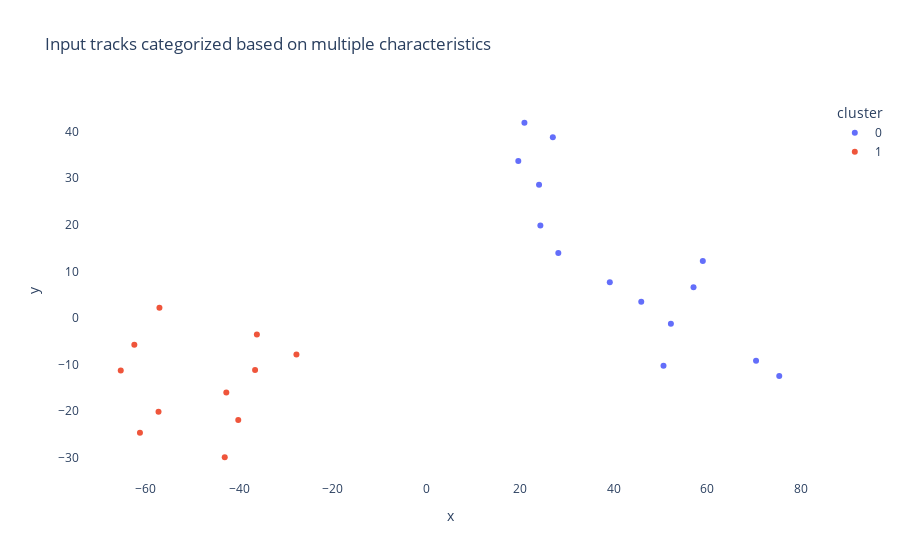

Notebook code cell kept with this figure:
### Code cell
fig = px.scatter(df, x="x", y="y",
                    color="cluster", hover_name="track_name",
                    hover_data=["artist_name", "age", "popularity", "genres"],
                    title="Input tracks categorized based on multiple characteristics",
                )
        
fig.update_layout(
    plot_bgcolor='rgba(0, 0, 0, 0)',
    showlegend=True
)

fig.update_layout(transition_duration=200)

### Figure 1 — Plotly figure (JSON) as saved in the notebook; plotly's stock layout.template omitted (floating-point values rounded to 4 significant figures)
{"data": [{"customdata": [["The Temper Trap", 6, 52, "alternative dance,australian indie,indie pop,indie rock,modern rock,indie poptimism"], ["X Ambassadors", 7, 75, "modern alternative rock,modern rock,pop,pop rock,rock,stomp pop"], ["The Kid LAROI", 1, 88, "australian hip hop,canadian pop,pop,post-teen pop"], ["Lauv", 5, 84, "electropop,pop,post-teen pop"], ["U2", 36, 82, "irish rock,permanent wave,rock"], ["U2", 36, 73, "irish rock,permanent wave,rock"], ["The Killers", 14, 78, "dance rock,modern rock,permanent wave,rock"], ["Avicii", 11, 68, "dance pop,edm,pop,pop dance"], ["Ed Sheeran", 0, 89, "pop,uk pop"], ["Ed Sheeran", 9, 86, "pop,uk pop"], ["Dua Lipa", 3, 85, "dance pop,pop,uk pop"], ["Lauv", 5, 84, "electropop,pop,post-teen pop"], ["LANY", 0, 0, "la pop,pop,post-teen pop"], ["Sam Smith", 0, 91, "dance pop,pop,post-teen pop,uk pop,alt z,art pop,dance pop,electropop,escape room,indie poptimism,pop,post-teen pop,transpop"]], "hovertemplate": "<b>%{hovertext}</b><br><br>cluster=0<br>x=%{x}<br>y=%{y}<br>artist_name=%{customdata[0]}<br>age=%{customdata[1]}<br>popularity=%{customdata[2]}<br>genres=%{customdata[3]}<extra></extra>", "hovertext": ["Sweet Disposition - Bootleg", "Unsteady", "STAY (with Justin Bieber)", "I Like Me Better", "With Or Without You", "Where The Streets Have No Name - Remastered", "Human", "Silhouettes - Original Radio Edit", "Eyes Closed", "Thinking out Loud", "Levitating", "I Like Me Better", "if this is the last time", "Unholy (feat. Kim Petras)"], "legendgroup": "0", "marker": {"color": "#636efa", "symbol": "circle"}, "mode": "markers", "name": "0", "orientation": "v", "showlegend": true, "type": "scatter", "x": [52.23, 28.17, 39.17, 27.0, 75.38, 70.42, 45.89, 57.06, 24.05, 19.61, 59.05, 20.93, 50.65, 24.34], "xaxis": "x", "y": [-1.265, 13.98, 7.686, 38.83, -12.49, -9.196, 3.482, 6.592, 28.61, 33.73, 12.25, 41.93, -10.29, 19.88], "yaxis": "y"}, {"customdata": [["John Summit", 0, 80, "deep groove house,deep house,edm,house,pop dance"], ["Eric Prydz", 7, 66, "disco house,edm,electro house,house,pop dance,progressive house,vocal house"], ["&ME", 4, 48, "deep disco house,minimal tech house,organic house,tech house"], ["Adriatique", 3, 61, "deep disco house,melodic techno,organic house,swiss house,tech house"], ["Bicep", 2, 66, "ambient house,electronica"], ["Fred again..", 0, 73, ""], ["Fred again..", 2, 77, ""], ["Tale Of Us", 2, 45, "deep disco house,italian techno,melodic techno,minimal tech house,deep tech house,italian tech house"], ["Swedish House Mafia", 0, 59, "dance pop,edm,electro house,pop,pop dance,progressive electro house,deep disco house,melodic techno,organic house,swiss house,tech house,canadian contemporary r&b,canadian pop,pop"], ["Shouse", 2, 82, "aussietronica,big room,dance pop,edm,pop,pop dance"], ["Bicep", 5, 61, "ambient house,electronica,alternative dance,electronica,folktronica,intelligent dance music,new rave"]], "hovertemplate": "<b>%{hovertext}</b><br><br>cluster=1<br>x=%{x}<br>y=%{y}<br>artist_name=%{customdata[0]}<br>age=%{customdata[1]}<br>popularity=%{customdata[2]}<br>genres=%{customdata[3]}<extra></extra>", "hovertext": ["Where You Are", "Opus", "The Rapture Pt.II", "Home", "Apricots", "Delilah (Pull Me Out of This)", "Marea (we’ve lost dancing)", "Vanishing", "Moth To A Flame (feat. The Weeknd) - Adriatique Remix", "Love Tonight (David Guetta Remix Edit)", "Opal - Four Tet Remix"], "legendgroup": "1", "marker": {"color": "#EF553B", "symbol": "circle"}, "mode": "markers", "name": "1", "orientation": "v", "showlegend": true, "type": "scatter", "x": [-27.79, -43.12, -62.43, -36.25, -61.24, -65.34, -40.23, -36.63, -57.26, -57.07, -42.78], "xaxis": "x", "y": [-7.86, -29.92, -5.737, -3.555, -24.64, -11.31, -21.93, -11.2, -20.16, 2.193, -16.03], "yaxis": "y"}], "layout": {"legend": {"title": {"text": "cluster"}, "tracegroupgap": 0}, "plot_bgcolor": "rgba(0, 0, 0, 0)", "showlegend": true, "title": {"text": "Input tracks categorized based on multiple characteristics"}, "transition": {"duration": 200}, "xaxis": {"anchor": "y", "domain": [0, 1], "title": {"text": "x"}}, "yaxis": {"anchor": "x", "domain": [0, 1], "title": {"text": "y"}}}}
